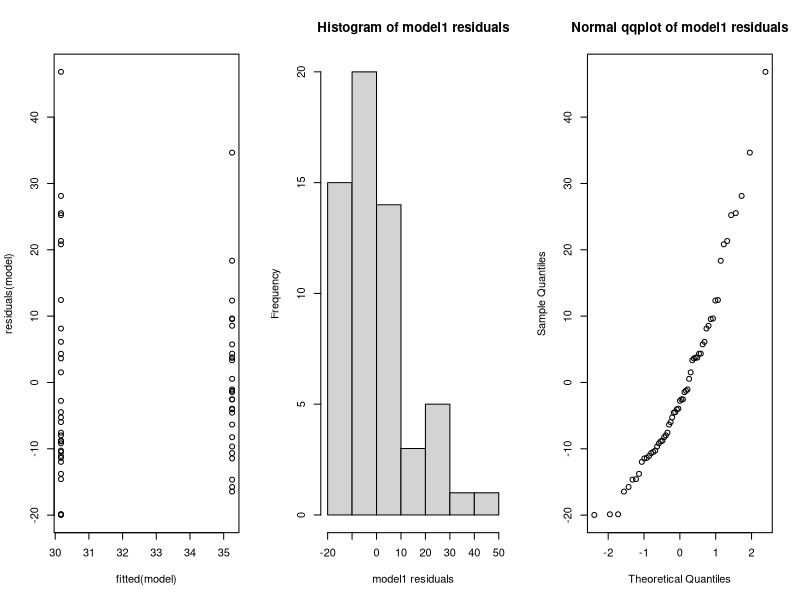
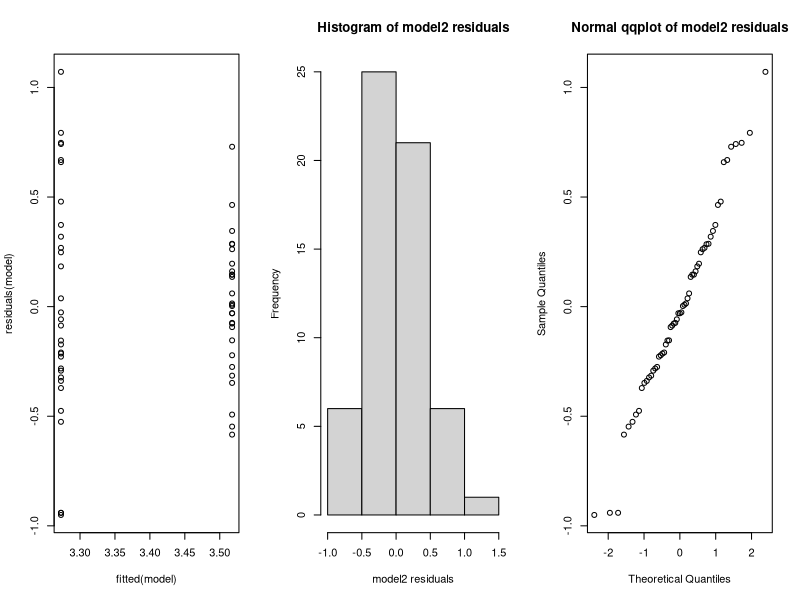
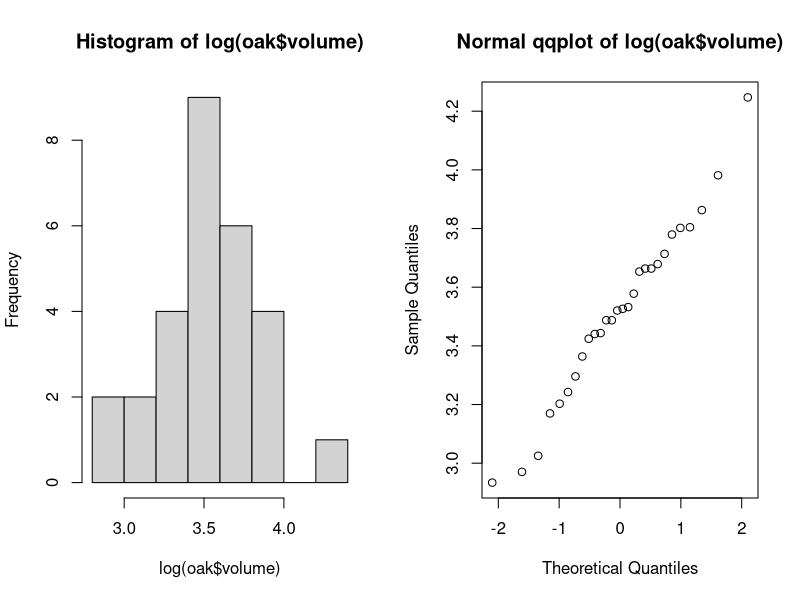
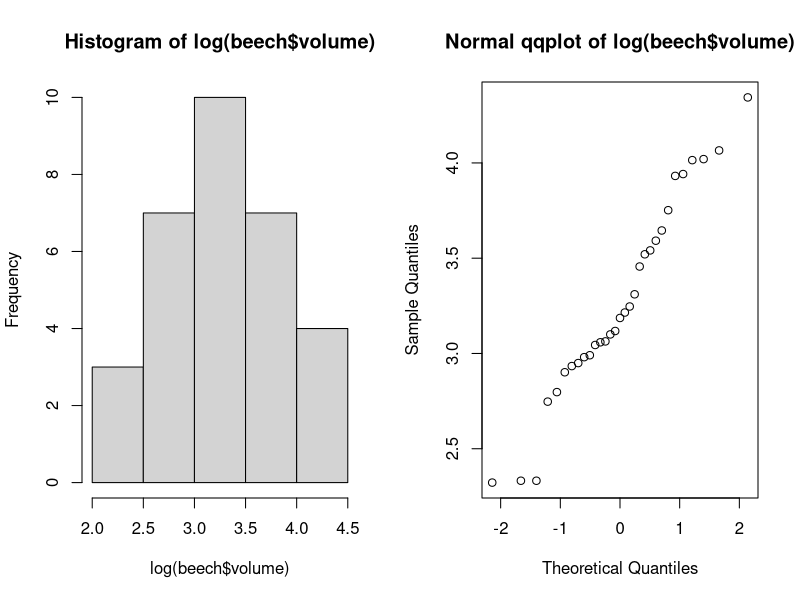
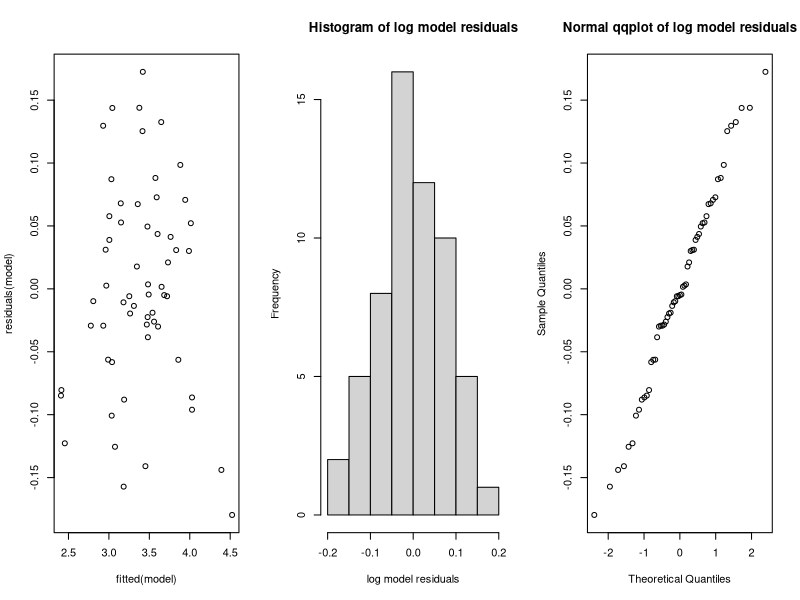
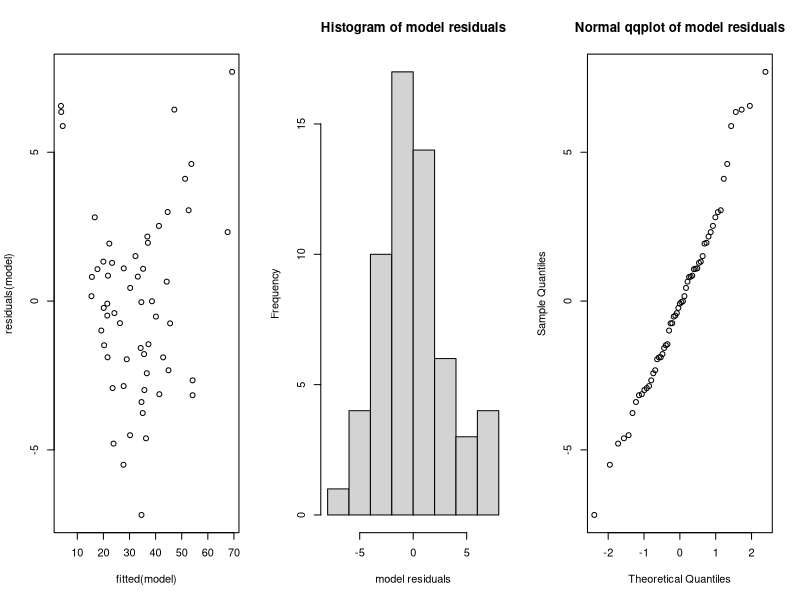
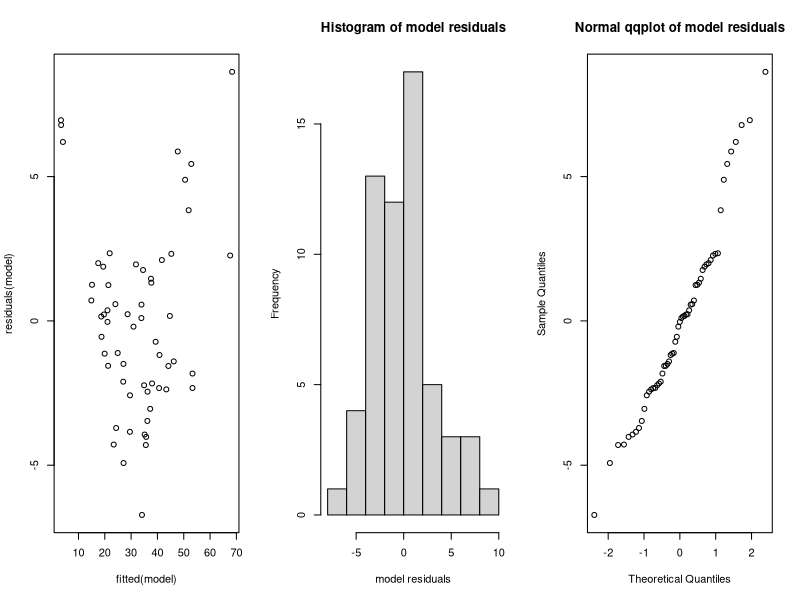
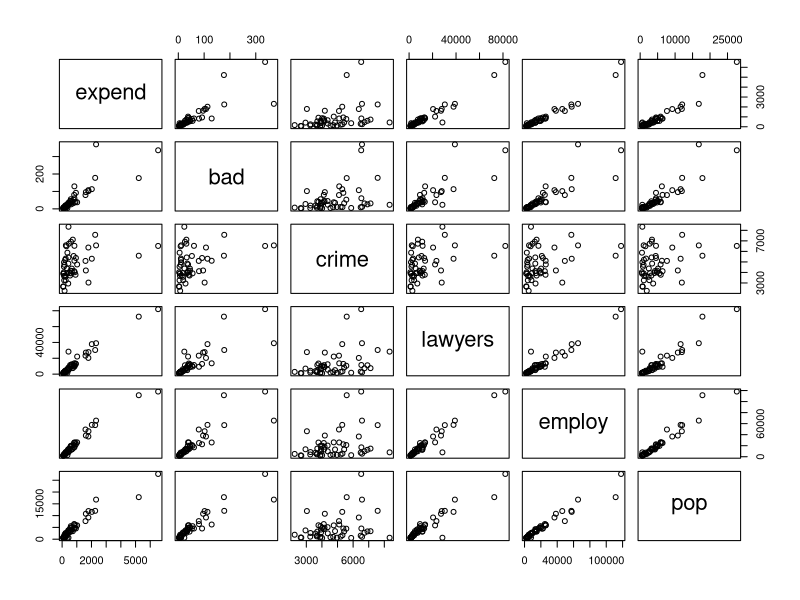

R code for these plots, in order:
## ---- chunk 1
options(digits=3) # e.g. for anova and summary() outputs...

# prevent code lines from being cutoff when too long:
#   (must install "formatR" package)
#   https://stackoverflow.com/a/66753995
#knitr::opts_chunk$set(tidy.opts = list(width.cutoff = 75), tidy = TRUE)

# helper function to check normality throughout this assignment
checkNorm = function(data, name, unit="") {
  xlab = name
  if (unit != "") {
    xlab = sprintf("%s (%s)", name, unit)
  }
  hist(data, main=sprintf("Histogram of %s", name), xlab=xlab)
  qqnorm(data, main=sprintf("Normal qqplot of %s", name))
  res = shapiro.test(data)
  print(sprintf("Shapiro-Wilk normality p-value for %s: %.3f", name, res$p.value))
  return(res$p.value)
}

checkAnovaNorm = function(model, name) {
  #qqnorm(residuals(model), main=sprintf("Normal Q-Q Plot: %s", name))
  plot(fitted(model), residuals(model))
  pval = checkNorm(residuals(model), sprintf("%s residuals", name))
  return(pval)
  #res = shapiro.test(residuals(model))
  #print(sprintf("Shapiro-Wilk normality p-value for %s residuals: %.3f", name, res$p.value))
}

printPval = function(pval) {
  print(sprintf("p-value = %.3f", pval))
}

conclude = function(pval, hypothesis, type="test") {
  if (pval < 0.05) {
    return(sprintf("the p-value $%.3f<0.05$ for this %s suggests is sufficient evidence to reject the $H_0$ (%s).", pval, type, hypothesis));
  } else {
    return(sprintf("the p-value $%.3f>0.05$ for this %s suggests there's insufficient evidence to reject the $H_0$ (%s).", pval, type, hypothesis));
  }
}
## ---- chunk 2
trees = read.table("treeVolume.txt", header=T)
trees$type = factor(trees$type)

par(mfrow=c(1,3))
model1 = lm(volume~type, data=trees)
pval = checkAnovaNorm(model1, "model1")

model2 = lm(log(volume)~type, data=trees)
pval = checkAnovaNorm(model2, "model2")

print("model coefficients:"); summary(model2)$coefficients
res = anova(model2)
sprintf("ANOVA p-value for type = %.3f", res["type", "Pr(>F)"])
## ---- chunk 3
oaks = dplyr::filter(trees, type == "oak")
beeches = dplyr::filter(trees, type != "oak")
par(mfrow = c(1, 2))

pval = checkNorm(log(oaks$volume), "log(oak$volume)")
pval = checkNorm(log(beeches$volume), "log(beech$volume)")

sprintf("oak mean volume = %.3f, beech mean volume = %.3f", mean(oaks$volume), mean(beeches$volume))

# this is concistent with predictions in next part:
#sprintf("LOG: oak mean volume = %.3f, LOG beech mean volume = %.3f", #mean(log(oaks$volume)), mean(log(beeches$volume)))

# note:: we don't have to actually do this t test
#res = t.test(log(oaks$volume), log(beeches$volume))
#printPval(res$p.value)
## ---- chunk 4
new_oak = data.frame(type="oak"); new_beech = data.frame(type = "beech")
pred1 = exp(predict(model2, new_oak)); pred2 = exp(predict(model2, new_beech))
sprintf("predicted volumes: oak = %.3f, beech = %.3f", pred1, pred2)
## ---- chunk 5
par(mfrow = c(1, 3))
model = lm(log(volume)~type*diameter+height, data=trees)
pval = checkAnovaNorm(model, "log model")
res = drop1(model, test="F")
sprintf("drop1 p-value for type:diameter = %.3f", res["type:diameter", "Pr(>F)"])
## ---- chunk 6
model = lm(volume~type*height+diameter, data=trees)
res = drop1(model, test="F")
sprintf("drop1 p-value for type:diameter = %.3f", res["type:height", "Pr(>F)"])
## ---- chunk 7
model = lm(volume~diameter+height+type, data=trees)
par(mfrow = c(1, 3)); pval = checkAnovaNorm(model, "model")
print("model coefficients:"); print(summary(model)$coefficients)
drop1(model, test="F")
## ---- chunk 8
# build better model where type isn't considered
modelC = lm(volume~height+diameter, data=trees)
par(mfrow = c(1, 3)); pval = checkAnovaNorm(modelC, "model")

avgTree = data.frame(height=mean(trees$height), diameter=mean(trees$diameter))
pred = predict(modelC, avgTree)
sprintf("predicted volume of average tree = %.3f", pred)
#mean(trees$volume) # this also gives the same result as expected

r2 = summary(modelC)$r.squared; ar2 = summary(modelC)$adj.r.squared
sprintf("modelC: R^2 = %.3f, Adj. R^2 = %.3f", r2, ar2)
## ---- chunk 9
# create predictor as cylinderical volume
trees$cylinder = pi * (trees$diameter / 2)^2 * trees$height
modelD = lm(volume~cylinder, data=trees)

print("model coefficients:"); summary(modelD)$coefficients
r2 = summary(modelD)$r.squared; ar2 = summary(modelD)$adj.r.squared
sprintf("model: R^2 = %.3f, Adj. R^2 = %.3f", r2, ar2)
## ---- chunk 10
crimes = read.table("expensescrime.txt", header=T)
pairs(crimes[,-1])
crimes$state = factor(crimes$state)
model = lm(expend~crime+bad+lawyers+employ+pop, data=crimes)
summary(model)$coefficients; anova(model)
## ---- chunk 11
n = length(crimes[,1])
dists = cooks.distance(model)
plot(1:n, dists, type="b", main="Cook's Distance by Dataset Index")
abline(1, 0, col = 'red') # plot y=1 for reference

# cook's points:
print("Influence points:"); crimes[dists > 1,]

# investigating collinearity:
cor(crimes[,-1])
# using 0.8 as a threshold to help with visiblility:
res = cor(crimes[,-1])
res[res >= 0.8] = T; res[res <= 0.8] = F; res
## ---- chunk 12
evalModel = function(model, name) {
  r2 = summary(model)$r.squared; ar2 = summary(model)$adj.r.squared
  pVal = summary(model)$coefficients[name, "Pr(>|t|)"]
  cat(sprintf("trying var '%s'\t\tPr(>|t|) =  %.3f, model R^2 = %.3f\n", name, pVal, r2))
}

doStepUp = function() {
  cat("\n****round1 (building model with 1 var)****\n")
  evalModel(lm(expend~bad, data=crimes), name="bad")
  evalModel(lm(expend~crime, data=crimes), name="crime")
  evalModel(lm(expend~lawyers, data=crimes), name="lawyers")
  evalModel(lm(expend~employ, data=crimes), name="employ")
  evalModel(lm(expend~pop, data=crimes), name="pop")
  
  # employ has highest adj. R^2 (0.954) and is significant
  cat("\n****round2 (building on model with employ)****\n")
  evalModel(lm(expend~employ+bad, data=crimes), name="bad")
  evalModel(lm(expend~employ+crime, data=crimes), name="crime")
  evalModel(lm(expend~employ+lawyers, data=crimes), name="lawyers")
  evalModel(lm(expend~employ+pop, data=crimes), name="pop")
  
  cat("\n****round3 (building on model with employ+laywers)****\n")
  evalModel(lm(expend~employ+lawyers+bad, data=crimes), name="bad")
  evalModel(lm(expend~employ+lawyers+crime, data=crimes), name="crime")
  evalModel(lm(expend~employ+lawyers+pop, data=crimes), name="pop")
}
doStepUp()
## ---- chunk 13
# this model meets normality assumptions, but p-value for lawyers is 0.44 > 0.05
#model = lm(sqrt(expend)~employ+lawyers, data=crimes)

model = lm(sqrt(expend)~employ, data=crimes)
summary(model)$coefficients

par(mfrow = c(1, 3)); pval = checkAnovaNorm(model, "model")

state = data.frame(bad=50, crime=5000, lawyers=5000, employ=5000, pop=5000)
pred = predict(model, state, interval="prediction")^2

sprintf("predicted expenditure CI ="); pred
## ---- chunk 14
library(glmnet)
## ---- chunk 15
par(mfrow=c(1,2))
set.seed(42) # ensuring results don't change each time its run
x = as.matrix(crimes[,-1]) # remove states column
x = x[,-1] # remove expenditure
y = crimes[,2]

train = sample(1:nrow(x),0.67*nrow(x))
x.train = x[train,]; y.train = y[train]
x.test = x[-train,]; y.test = y[-train] 

lm.model = lm(expend~bad+crime+lawyers+employ+pop,data=crimes, subset=train)
y.predict.lm = predict(lm.model,newdata=crimes[-train,])
mse.lm = mean((y.test-y.predict.lm)^2)
sprintf("linear model mse = %.3f", mse.lm)

lasso.model = glmnet(x.train,y.train,alpha=1)
lasso.cv = cv.glmnet(x.train,y.train,alpha=1,type.measure="mse",nfolds=5)

plot(lasso.model,label=T,xvar="lambda"); plot(lasso.cv) 

lambda.min = lasso.cv$lambda.min; lambda.1se=lasso.cv$lambda.1se; 
sprintf("lambda.min = %.3f, lambda.1se = %.3f", lambda.min, lambda.1se)

# lasso min (minimizing R^2)
coef(lasso.model,s=lasso.cv$lambda.min)
# 1 SE (minimizing number of vars, while remaining within 1 std. err.)
coef(lasso.model,s=lasso.cv$lambda.1se) 

lasso.pred1 = predict(lasso.model,s=lambda.min,newx=x.test) 
lasso.pred2 = predict(lasso.model,s=lambda.1se,newx=as.matrix(x.test))
mse1.lasso = mean((y.test-lasso.pred1)^2)
mse2.lasso = mean((y.test-lasso.pred2)^2)
sprintf("mse1 = %.3f, mse2 = %.3f", mse1.lasso, mse2.lasso)
## ---- chunk 16
titanic = read.table("titanic.txt", header=T)
titanic$PClass = factor(titanic$PClass)
titanic$Sex = factor(titanic$Sex)
#titanic$Survived = factor(titanic$Survived)

library(plyr)
# round age to nearest 10 years (https://stackoverflow.com/a/6466894)
titanic$Ager = round_any(titanic$Age, 20)
titanic$Ager = factor(titanic$Ager)
#titanic$Age2 = titanic$Age^2

print("total number of individuals for each combination of class and gender:")
tot = xtabs(~PClass+Sex, data=titanic); tot

print("Survival rate by class and gender combinations:")
totc = xtabs(Survived~PClass+Sex, data=titanic); round(totc/tot, 2)

#plot(titanic$Age, y=titanic$Survived, xlim=c(0, 100))
totage = xtabs(~Age, data=titanic)
barplot(xtabs(Survived~Age,data=titanic)/totage, main="% Survival by Age Group", xlab="Age Group", ylab="Survival Ratio")

# build logistic regression model
model = glm(Survived~Age+Sex+PClass,data=titanic, family=binomial)
drop1(model, test = "Chisq")
summary(model)$coefficients

plot(titanic$Age,exp(3.759662 + titanic$Age*-0.039177), ylab="Odds of Survival", xlab="Age (years)",main="Survival Odds of a First Class Female by Age")
## ---- chunk 17
ageclass_model = glm(Survived~Age*PClass+Sex,data=titanic, family=binomial)
drop1(ageclass_model, test="Chisq")

agesex_model = glm(Survived~Age*Sex+PClass,data=titanic, family=binomial)
drop1(agesex_model, test="Chisq")

predict(model, data.frame(Age=55, Sex = "female", PClass = "1st"), type="response")[[1]]
predict(model, data.frame(Age=55, Sex = "female", PClass = "2nd"), type="response")[[1]]
predict(model, data.frame(Age=55, Sex = "female", PClass = "3rd"), type="response")[[1]]
predict(model, data.frame(Age=55, Sex = "male", PClass = "1st"), type="response")[[1]]
predict(model, data.frame(Age=55, Sex = "male", PClass = "2nd"), type="response")[[1]]
predict(model, data.frame(Age=55, Sex = "male", PClass = "3rd"), type="response")[[1]]
## ---- chunk 18
# build contingency table
cont1 = as.matrix(xtabs(~PClass+Survived, data=titanic)); cont1
chisq.test(cont1)

# this is 2x2 so fisher's test is more appropriate
cont2 = as.matrix(xtabs(~Sex+Survived, data=titanic)); cont2
fisher.test(cont2)
## ---- chunk 19
coups = read.table("coups.txt", header=T)
coups$pollib=factor(coups$pollib)

coupsglm = glm(miltcoup~oligarchy+pollib+parties+pctvote+popn+size+numelec+numregim, family=poisson, data=coups)
summary(coupsglm)$coefficients
## ---- chunk 20
VERBOSE = F
# prints just the top 3 least significant coefficients of a model:
evalModel = function(model, name, verbose=VERBOSE) {
  if (verbose) {
    cat(sprintf("\n%s:\n", name))
    res = drop1(model, test="Chisq")
    #res = summary(model)$coefficients
    print(head(res[order(res[,5], decreasing=T),], n=3))
  }
}

coupsglm1 = glm(miltcoup~oligarchy+pollib+parties+pctvote+popn+size+numelec+numregim, family=poisson, data=coups)
evalModel(coupsglm1, "coupsglm1")
# numelec has highest p-value (0.67) so we remove it

coupsglm2 = glm(miltcoup~oligarchy+pollib+parties+pctvote+popn+size+numregim, family=poisson, data=coups)
evalModel(coupsglm2, "coupsglm2")
# numregim has highest p-value (0.42) so we remove it

coupsglm3 = glm(miltcoup~oligarchy+pollib+parties+pctvote+popn+size, family=poisson, data=coups)
evalModel(coupsglm3, "coupsglm3")
# size has highest p-value (0.33) so we remove it

coupsglm4 = glm(miltcoup~oligarchy+pollib+parties+pctvote+popn, family=poisson, data=coups)
evalModel(coupsglm4, "coupsglm4")
# popn has highest p-value (0.31) so we remove it

coupsglm5 = glm(miltcoup~oligarchy+pollib+parties+pctvote, family=poisson, data=coups)
evalModel(coupsglm5, "coupsglm5")
# pctvote has highest p-value (0.19) so we remove it

coupsglm6 = glm(miltcoup~oligarchy+pollib+parties, family=poisson, data=coups)
evalModel(coupsglm6, "coupsglm6")
print("coupsglm6 (final model):")
drop1(coupsglm6, test="Chisq")
## ---- chunk 21
country1 = data.frame(oligarchy = mean(coups$oligarchy),
  pollib = factor(0), parties = mean(coups$parties))
country2 = data.frame(oligarchy = mean(coups$oligarchy),
  pollib = factor(1), parties = mean(coups$parties))
country3 = data.frame(oligarchy = mean(coups$oligarchy),
  pollib = factor(2), parties = mean(coups$parties))

printResults = function() {
  print(sprintf("country1 prediction = %.3f", predict(coupsglm6, country1, type="response")))
  print(sprintf("country2 prediction = %.3f", predict(coupsglm6, country2, type="response")))
  print(sprintf("country3 prediction = %.3f", predict(coupsglm6, country3, type="response")))
}
printResults()
